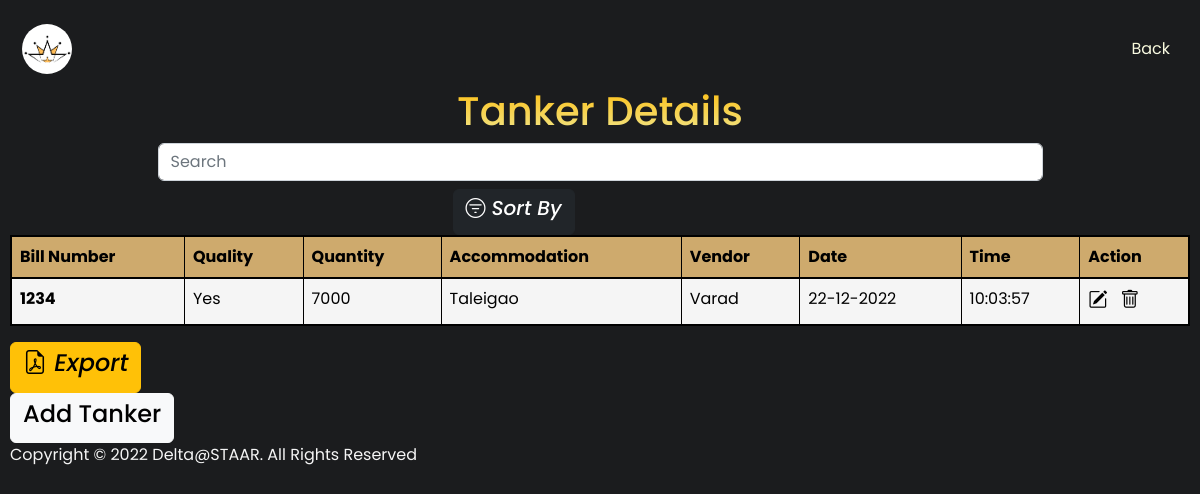
The app's page /views/security/tanker_table.php (signed in), older data.
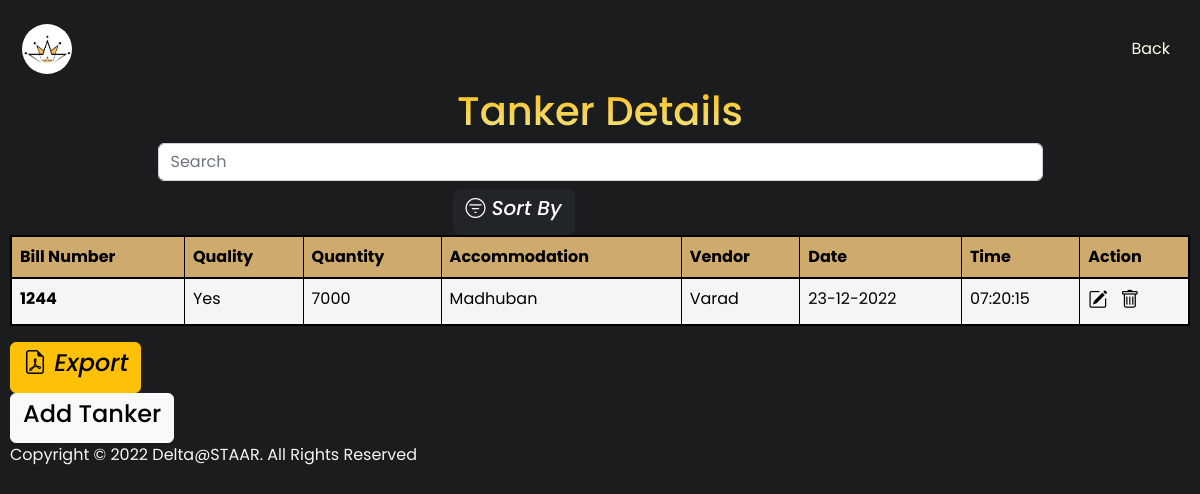
The same page, newer data.
### tables this page shows
CREATE TABLE `tankers` (
  `id` int(11) NOT NULL,
  `acc_id` int(11) NOT NULL,
  `security_emp_id` int(11) NOT NULL,
  `quality_check` enum('Yes','No') NOT NULL,
  `qty` int(11) NOT NULL,
  `bill_no` int(11) NOT NULL,
  `vendor_id` int(11) NOT NULL,
  `timestamp` timestamp NOT NULL DEFAULT current_timestamp() ON UPDATE current_timestamp()
);

CREATE TABLE `accomodation` (
  `acc_id` int(11) NOT NULL,
  `acc_code` varchar(10) NOT NULL,
  `acc_name` varchar(20) NOT NULL,
  `bldg_status` varchar(10) NOT NULL,
  `location` varchar(30) NOT NULL,
  `gender` enum('Male','Female','Unisex') NOT NULL,
  `tot_capacity` int(11) NOT NULL,
  `no_of_rooms` int(11) NOT NULL,
  `occupied_rooms` int(11) DEFAULT NULL,
  `available_rooms` int(11) DEFAULT NULL,
  `owner` varchar(20) NOT NULL,
  `remark` text DEFAULT NULL
);

CREATE TABLE `tanker_vendors` (
  `id` int(11) NOT NULL,
  `vname` varchar(20) DEFAULT NULL,
  `company_name` varchar(20) DEFAULT NULL,
  `number` int(11) DEFAULT NULL,
  `address` varchar(50) DEFAULT NULL
);

### views/security/tanker_table.php (the view, shortened to what this page needs)
<?php
    include('../../controllers/employee_controller.php');
?>
<!DOCTYPE html>
<html lang="en">
<head>
    <link href="https://cdn.jsdelivr.net/npm/bootstrap@5.2.3/dist/css/bootstrap.min.css" rel="stylesheet">
    <link rel="stylesheet" href="https://cdn.jsdelivr.net/npm/bootstrap-icons@1.10.2/font/bootstrap-icons.css">
    <link rel="stylesheet" href="https://unpkg.com/tachyons@4.12.0/css/tachyons.min.css"/>
    <link rel="stylesheet" href="../../css/table.css">
</head>
<body class="bg">
    <nav class="navbar navbar-expand-lg navbar-dark f3 lh-copy fw5">
        <div class="container-fluid">
        <a class="navbar-brand" href="#">
                <img src="../../images/logo-no-name.png" height="50px" alt="Deltin Logo" class="d-inline-block align-text-top"
                    style="border-radius: 50px;">
            </a>
            <ul class="navbar-nav justify-content-end">
                <li class="nav-item">
                    <a class="nav-link active" id="adminlogin" onmouseover="this.style.cursor='pointer'" onclick = "history.back()" >Back</a>
                </li>
            </ul>
        </div>
    </nav>
    <div class="table-header">
    <h1 class="tc f1 lh-title spr">Tanker Details</h1>
    <div class="fl w-75 form-outline srch">
        <input type="search" id="form1" class="form-control" placeholder="Search" aria-label="Search" oninput="search()" />
    </div>
    <div class="fl w-25 tr">
        <button class="btn btn-dark">
            <h5><i class="bi bi-filter-circle"> Sort By</i></h5>
        </button>
    </div>
    </div>
    <div class="table-div">
        <?php $results = mysqli_query($conn, "SELECT tanker_vendors.*,t.id entry_id,t.acc_id acc_id,t.security_emp_id security_emp_id,t.quality_check quality_check,t.qty qty,t.bill_no bill_no,t.vendor_id vendor_id,t.timestamp as timestamp FROM tankers t JOIN tanker_vendors ON tanker_vendors.id = vendor_id"); ?>
        <div class="pa1 table-responsive">
            <table class="table table-bordered tc">
                <thead>
                    <tr>
                    <th scope="col">Bill Number</th>
                    <th scope="col">Quality</th>
                    <th scope="col">Quantity</th>
                    <th scope="col">Accommodation</th>
                    <th scope="col">Vendor</th>
                    <th scope="col">Date</th>
                    <th scope="col">Time</th>
                    <th scope="col" colspan="2">Action</th>
                    </tr>
                </thead>
                <tbody>
                    <?php while ($row = mysqli_fetch_array($results)) {
                    ?>
                    <?php
                    $vendor_id = $row['vendor_id'];
                    $queryvendorId = mysqli_query($conn, "SELECT * FROM tanker_vendors where id='$vendor_id'");
                    $vendor = mysqli_fetch_assoc($queryvendorId);
					?>
                    <?php
                    $accid = $row['acc_id'];
                    $queryAccId = mysqli_query($conn, "SELECT * FROM accomodation WHERE acc_id = '$accid'");
                    $acc = mysqli_fetch_assoc($queryAccId);
                    ?>
                    <tr>
                    <th scope="row"><?php echo $row['bill_no']; ?></th>
                        <td>
                            <?php echo $row['quality_check']; ?>
                        </td>
                        <td>
                            <?php echo $row['qty']; ?>
                        </td>
                        <td>
                            <?php echo $acc['acc_name']; ?>
                        </td>
                        <td>
                            <?php echo $vendor['vname']; ?>
                        </td>
                        <td>
                            <?php
                            $timestamp = strtotime($row['timestamp']);
                            $date = date('d-m-Y', $timestamp);
                            echo $date; ?>
                        </td>
                        <td>
                            <?php $time = date('H:i:s', $timestamp); echo $time; ?>
                        </td>
                        <td>
                            <a href="./tanker.php?edit=<?php echo '%27' ?><?php echo $row['id']; ?><?php echo '%27' ?>"
                                class="edit_btn"> <i class="bi bi-pencil-square" style="font-size: 1.2rem; color: black;"></i>
                            </a>
                            <a href="../../controllers/tanker_controller.php?del=<?php echo '%27' ?><?php echo $row['id']; ?><?php echo '%27' ?>"
                                class="del_btn"><i class="bi bi-trash" style="font-size: 1.2rem; color: black;"></i>
                            </a>
                        </td>
                    </tr>
                    <?php } ?>
                </tbody>
            </table>
        </div>
    </div>
    <div class="table-footer pa4">
        <div class="fl w-75 tl">
            <button class="btn btn-warning">
                <h4><i class="bi bi-file-earmark-pdf"> Export</i></h4>
            </button>
        </div>
        <div class="fl w-25 tr">
            <button class="btn btn-light">
                <h4><a href="tanker.php">Add Tanker</a></h4>
            </button>
        </div>
    </div>
    <footer class="tc f3 lh-copy mt4">Copyright &copy; 2022 Delta@STAAR. All Rights Reserved</footer>
</body>
</html>

### css/table.css (style rules this page uses)
body { padding: 10px; font-family: 'Bungee Spice', cursive; font-family: 'Poppins', sans-serif; background-color: #1b1c1e; }
.active { background: -webkit-linear-gradient(#f5f5c4, #fdfff9); -webkit-background-clip: text; -webkit-text-fill-color: transparent; }
.spr { background: -webkit-linear-gradient(#FEBE10, #F0E68C); -webkit-background-clip: text; -webkit-text-fill-color: transparent; }
.table-header { align-items: center; justify-items: center; align-content: center; justify-content: center; }
thead { color: black; background-color: #ceaa6d; border: 2px solid black; }
tbody { color: black; background-color: whitesmoke; border: 2px solid black; }
a { text-decoration: none; color: black; }
footer { color: whitesmoke; }

Row changes from the older to the newer data that the page shows:
removed tankers: bill_no "1234", quality_check "Yes", qty "7000", acc.acc_name "Taleigao", vendor.vname "Varad", timestamp "22-12-2022", timestamp "10:03:57"
added tankers: bill_no "1244", quality_check "Yes", qty "7000", acc.acc_name "Madhuban", vendor.vname "Varad", timestamp "23-12-2022", timestamp "07:20:15"
